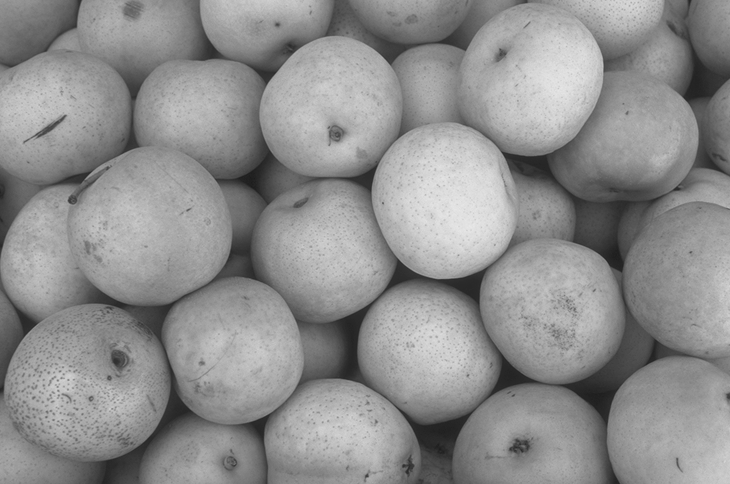
%> input picture data/pere.png, 730 x 484 px
$ octave w1.m   (GNU Octave 9; MATLAB toolbox functions it lacks are replaced by stand-ins)
%> lines starting %> are read from the running program, lines starting %| are printed output that depends on the picture; in (x1, y1, x2, y2) boxes, pixels count from 0 and x2, y2 are one past the last pixel; in counts of white or black regions, pixels touching at a corner belong together; the program's own positions count from 1
clc; clear; close all;

p = imread('data/pere.png');
%> p is the input picture: size 484x730x3 uint8; min 28, max 232, mean 142.5

% Converte l'immagine in scala di grigi
I = rgb2gray(p);
subplot(231); imshow(I,[]), title('Original image')

% crea un filtro bidimensionale hy esaltando con l'opzione
% 'sobel' i bordi orizzontali dell'immagine. (estrazione della variazione dell'intensità)
hy = fspecial('sobel');

% hx è la matrice trasposta hy: esalta i bordi verticali
% dell'immagine
hx = hy';

% esaltiamo i bordi orizzontali e verticali in due matrici distinte Iy e Ix
% filtra l'array multidimensionale double(I) con il filtro hy
Iy = imfilter(double(I), hy, 'replicate');
% filtra l'array multidimensionale double(I) con il filtro hx
Ix = imfilter(double(I), hx, 'replicate');

% estrae l'immagine gradiente dalle immagini filtrate. ogni punto è la
% magnitudine della variazione di intensità
gradmag = sqrt(Ix.^2 + Iy.^2);
subplot(232); imshow(gradmag,[]), title('Gradient magnitude (gradmag)')

% crea l'elemento morfologico strutturante di forma discoidale
% di raggio 20
se = strel('disk', 20);

% esegue l'apertura morfologica dell'immagine tramite l'elemento
% morfologico strutturante.
% 'imopen' comprende l'operazione di erosione e dilatazione.
Io = imopen(I, se);

% esegue l'erosione morfologica dell'immagine tramite l'elemento
% morfologico strutturante.
Ie = imerode(I, se);

% effettua la ricostruzione morfologica dell'immagine Ie, attraverso la
% maschera I (immagine in scala di grigi)
Iobr = imreconstruct(Ie, I);
subplot(233); imshow(Iobr), title('Apertura attraverso ricostruzione (Iobr)')

% dilata l'immagine Iobr usando l'elemento morfologico 'se' (forma discoidale)
Iobrd = imdilate(Iobr, se);
subplot(232); imshow(Iobrd); title('Apertura ricostruita dilatata');

% ricostruisce l'immagine tramite i rispettivi complementi delle elaborazioni
Iobrcbr = imreconstruct(imcomplement(Iobrd), imcomplement(Iobr));

% esegue il nuovamente il complemento per restituire l'immagine con i
% massimi regionali corretti
Iobrcbr = imcomplement(Iobrcbr);
subplot(234); imshow(Iobrcbr), title('Apertura-chiusura attraverso la ricostruzione (Iobrcbr)')

% estrae i massimi regionali
fgm = imregionalmax(Iobrcbr);
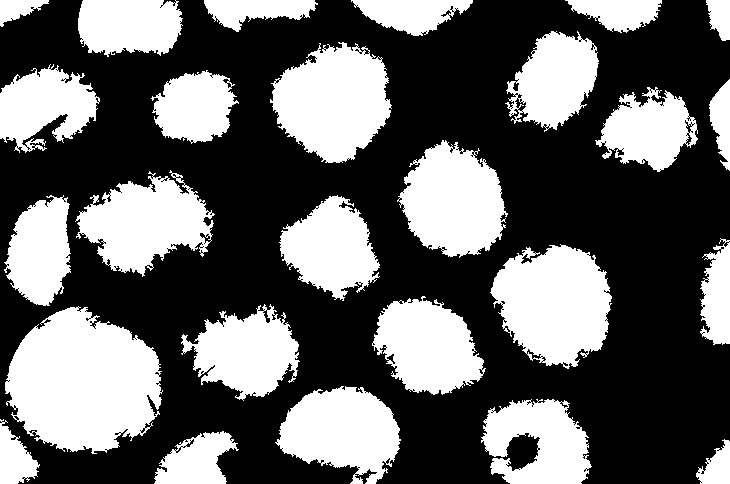
%> fgm: size 484x730 logical; 39.2% white; 26 white regions, largest, box (x1, y1, x2, y2) and area: (5, 306, 163, 454) 16654, (490, 244, 612, 369) 10655, (270, 42, 392, 163) 10087
subplot(235); imshow(fgm), title('Massimi regionali di apertura-chiusura attraverso ricostruzione (fgm)')

I2 = I;
% i massimi vengono sovraimposti all'immagine I2
I2(fgm) = 255;
subplot(236); imshow(I2), title('Massimi regionali sovraimposti sulla immagine originale(I2)')

% creazione dell'elemento strutturante se2
se2 = strel(ones(5,5));

% dilatazione dei massimi per evitare frammentazione dei marker
fgm2 = imclose(fgm, se2);
%> fgm2: size 484x730 logical; 41.2% white; 26 white regions, largest, box (x1, y1, x2, y2) and area: (5, 306, 163, 454) 17192, (490, 244, 612, 369) 11097, (270, 42, 392, 163) 10470
fgm3 = imerode(fgm2, se2);
%> fgm3: size 484x730 logical; 36.4% white; 27 white regions (1 under 20 px), largest, box (x1, y1, x2, y2) and area: (7, 309, 159, 452) 15921, (493, 247, 610, 365) 10070, (274, 44, 389, 161) 9472
% rimuove dall'immagine i marker più piccoli di 20 pixel
fgm4 = bwareaopen(fgm3, 20);

I3 = I;
% i massimi ora corretti vengono sovraimposti all'immagine I3
I3(fgm4) = 255;
figure; subplot(231); imshow(I3), title('Massimi regionali modificati sovraimopsti alla immagine originale(fgm4)')

% graytresh: rende binaria l'immagine Iobrcbr tramite la funzione greytresh
bw = im2bw(Iobrcbr, graythresh(Iobrcbr));
%> bw: size 484x730 logical; 70% white; 2 black regions, box (x1, y1, x2, y2) and area: (0, 0, 730, 484) 102338, (0, 0, 83, 72) 3558
subplot(232); imshow(bw), title('Thresholded opening-closing by reconstruction (bw)');

% per ogni pixel calcola la sua distanza dal più vicino valore non zero
D = bwdist(bw);
% estrae lo scheletro delle zone di influenza degli oggetti in primo piano.
% serve a limitare l'espansione dell'algoritmo di watershed al passo
% successivo.
DL = watershed(D);
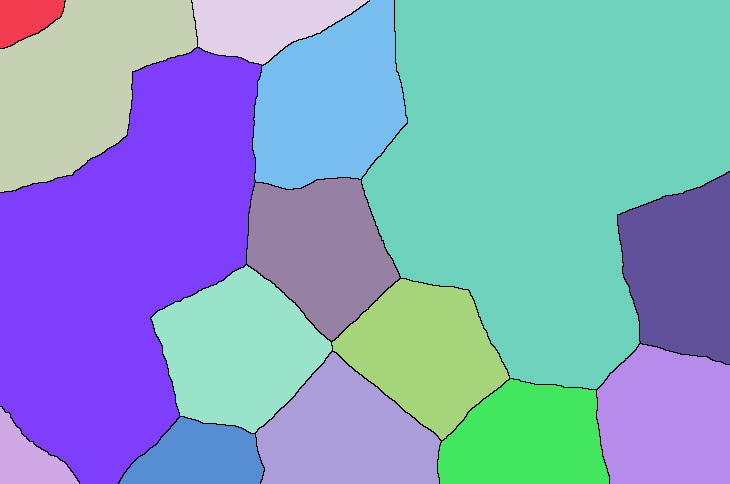
%> DL: size 484x730 uint8; 16 distinct labels, from 0 to 15; one colour per label, 0 black

% background markers
bgm = DL == 0;
%> bgm: size 484x730 logical; 1.1% white in thin lines or dots
subplot(233); imshow(bgm), title('Watershed ridge lines (bgm)')

% quelli che prima erano i massimi regionali ora sono i minimi: a ciò viene
% associato lo scheletro delle zone d'influenza.
gradmag2 = imimposemin(gradmag, bgm | fgm4);
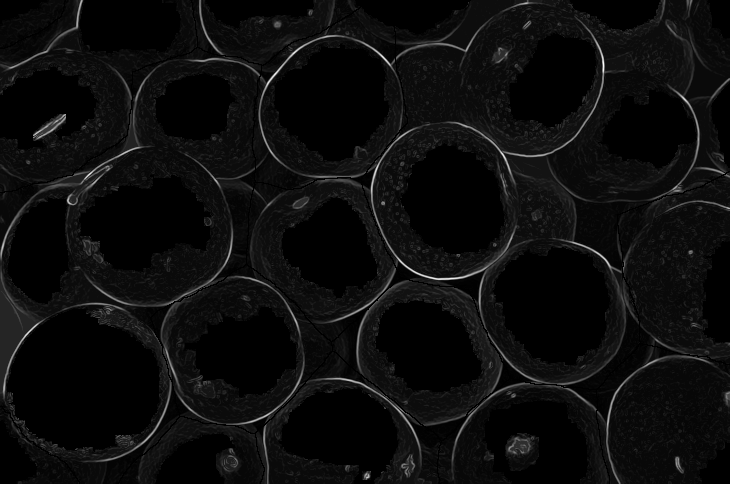
%> gradmag2: size 484x730 double; 37.48% of the values are NaN or infinite; the others: min 0.487, max 487.3, mean 39.31; drawn with min black, max white, NaN and infinite black
subplot(233);imshow(gradmag2),title('gradmag2s')
%subplot(233);imshow(gradmag,[]),title('gradmag')

% esegue l'algoritmo watershed per estrarre i contorni definitivi dei
% marker
L = watershed(gradmag2);
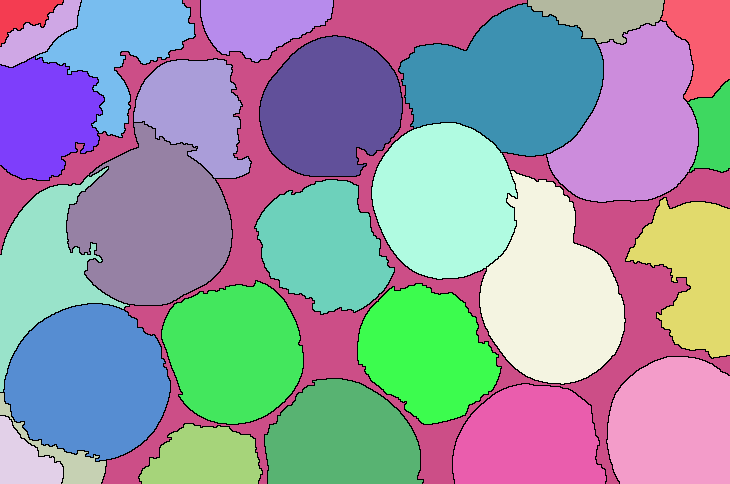
%> L: size 484x730 uint8; 29 distinct labels, from 0 to 28; one colour per label, 0 black
subplot(233);imshow(label2rgb(L)),title('watershed');
%> after `imshow(label2rgb(L))`:
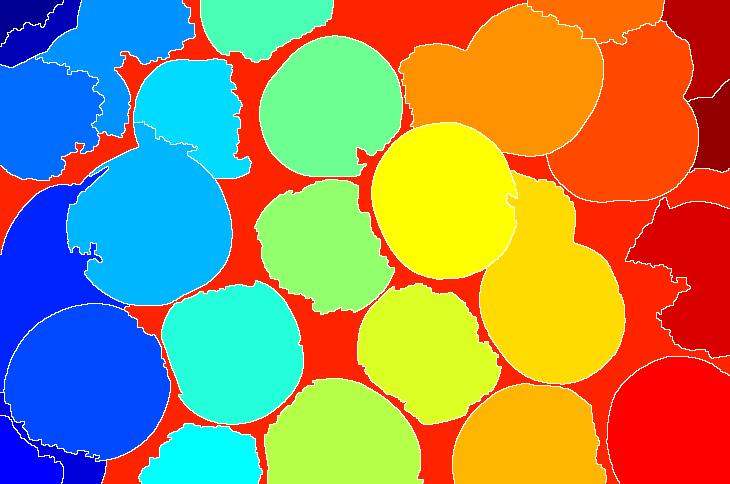
%> displayed picture: size 484x730x3, on the screen's scale of 0 to 255; mean R, G, B 159.6, 143.4, 99
I4 = I;

% ricalca i contorni degli oggetti in primo piano
I4(imdilate(L == 0, ones(3, 3)) | bgm | fgm4) = 255;
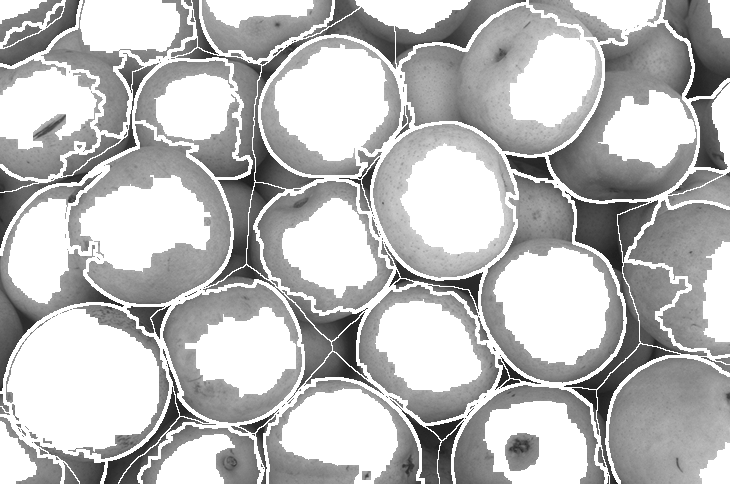
%> I4: size 484x730 uint8; min 28, max 255, mean 186.7
subplot(234), imshow(I4), title('Markers and object boundaries superimposed on original image (I4)')

% le regioni vengono colorate
Lrgb = label2rgb(L, 'jet', 'w', 'shuffle');
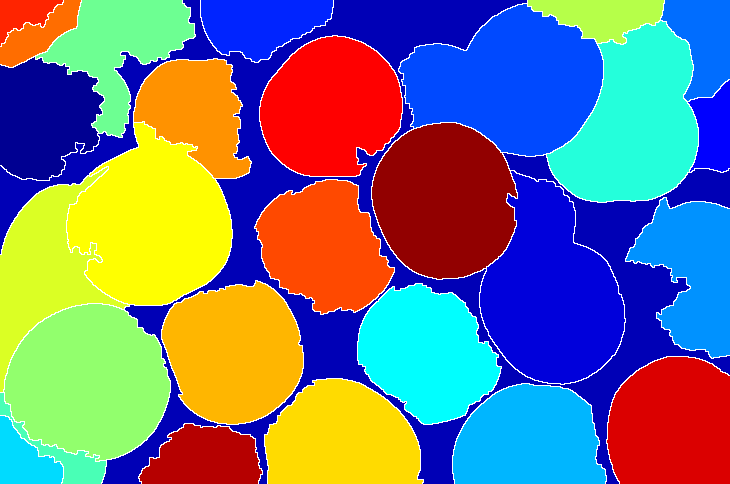
%> Lrgb: size 484x730x3 uint8; mean R, G, B 111.6, 118.2, 126.9
subplot(235), imshow(Lrgb)
title('Colored watershed label matrix (Lrgb)')

subplot(236), imshow(I), hold on
himage = imshow(Lrgb);
% il canale alfa permette di rendere trasparente le tonalità di colore
% dell'immagine Lrgb
set(himage, 'AlphaData', 0.3);
title('Lrgb superimposed transparently on original image')

$ run again, with data/brain2.jpg saved as data/pere.png
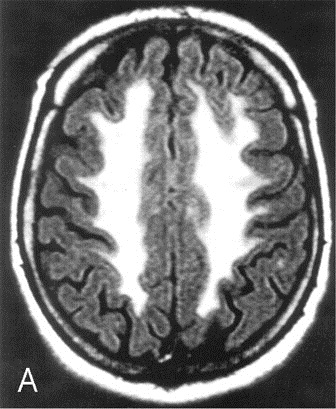
%> input picture data/brain2.jpg, 336 x 409 px
%> p is the input picture: size 409x336x3 uint8; min 0, max 255, mean 116
%> `fgm = imregionalmax(Iobrcbr);`:
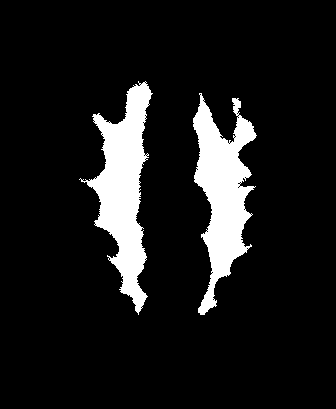
%> fgm: size 409x336 logical; 10.3% white; 2 white regions, box (x1, y1, x2, y2) and area: (79, 81, 153, 315) 7234, (193, 93, 257, 315) 6867
%> I2: size 409x336 uint8; min 0, max 255, mean 116.3
%> fgm2: size 409x336 logical; 10.5% white; 2 white regions, box (x1, y1, x2, y2) and area: (79, 81, 153, 315) 7433, (193, 93, 257, 315) 7016
%> fgm3: size 409x336 logical; 8.3% white; 3 white regions, box (x1, y1, x2, y2) and area: (89, 84, 149, 309) 5943, (195, 102, 254, 313) 5395, (235, 100, 239, 112) 33
%> I3: size 409x336 uint8; min 0, max 255, mean 116.1
%> bw: size 409x336 logical; 16.3% white; 1 white region, box (x1, y1, x2, y2) and area: (76, 72, 272, 318) 22447
%> DL: size 409x336 uint8; every value is 1
%> bgm: size 409x336 logical; every value is 0
%> L: size 409x336 uint8; 4 distinct labels, from 0 to 3
%> I4: size 409x336 uint8; min 0, max 255, mean 117.6
%> `Lrgb = label2rgb(L, 'jet', 'w', 'shuffle');`:
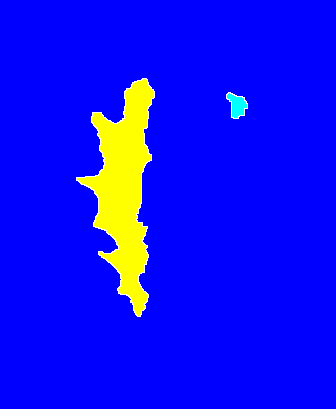
%> Lrgb: size 409x336x3 uint8; mean R, G, B 16.4, 17, 240.3
